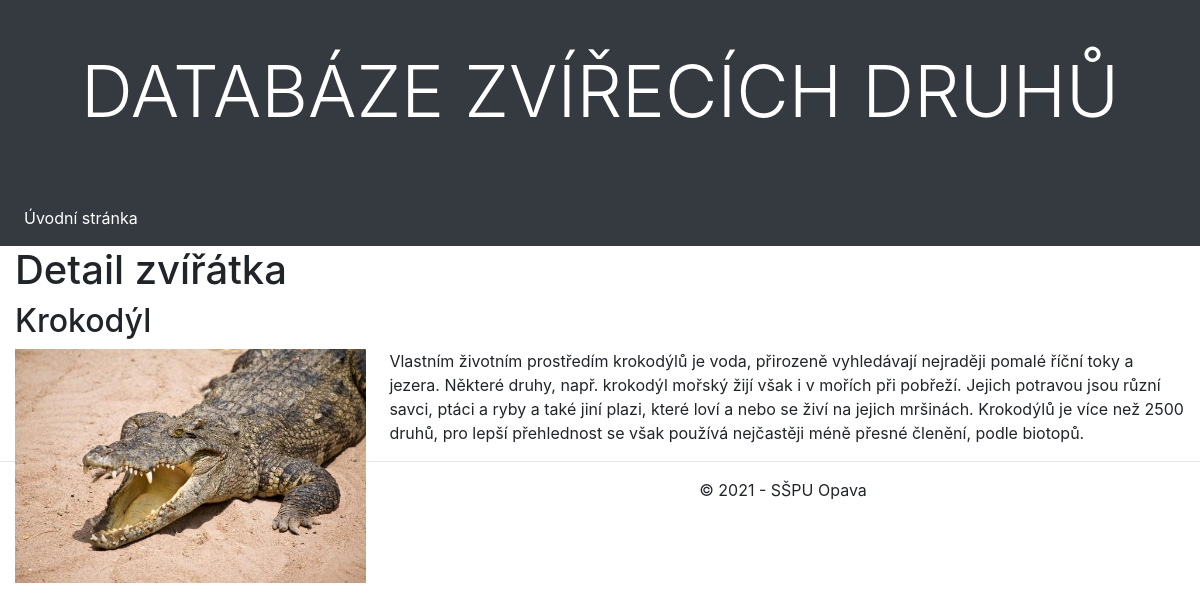
/blog/animals/12/, run on the app's committed database.
### blog/models.py (models this page shows, shortened)
class Animal(models.Model):
    name = models.CharField(max_length=50, unique=True, verbose_name="Name of animal")
    poster = models.ImageField(upload_to=poster_path, blank=True, null=True, verbose_name="Poster")
    latin = models.CharField(max_length=50, unique=True, verbose_name="Latin name for animal")
    description = models.CharField(max_length=5000, verbose_name="Description of animal")
    class Meta:
        ordering = ["name"]

### blog/views.py (the view)
# urls.py: path('animals/<int:pk>/', views.AnimalDetailView.as_view(), name='animal-detail')
class AnimalDetailView(generic.DetailView):
    model = Animal
    context_object_name = 'animal'

### blog/templates/blog/animal_detail.html
{% extends "base_generic.html" %}
{% block content %}
<h1>Detail zvířátka</h1>
<h2>{{ animal.name }}</h2>
<div >
        <div style="width: 30%; float: left;">
           <img width="100%" src="{{ animal.poster.url }}" alt="{{ animal.name }}">
        </div>
        <div style="margin-left: 32%;">
            <p>{{ animal.description }}</p>
        </div>
    </div>
{% endblock %}

### data on the page
Animal: name "Krokodýl", poster (picture), description "Vlastním životním prostředím krokodýlů je voda, přirozeně vyhledávají nejraději pomalé říční toky a jezera. Některé druhy, např. krokodýl mořský žijí však i v mořích při pobřeží. Jejich potravou jsou různí savci, ptáci a ryby a také jiní plazi, které loví a nebo se živí na jejich mršinách. Krokodýlů je více než 2500 druhů, pro lepší přehlednost se však používá nejčastěji méně přesné členění, podle biotopů."
